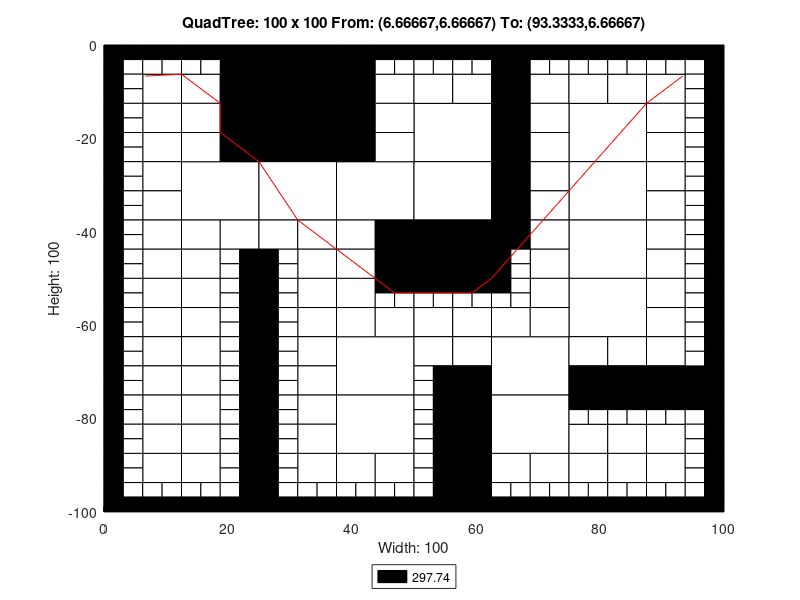

Write the MATLAB code that produced this figure.
axis([0 100 -100 0]);
title('QuadTree: 100 x 100 From: (6.66667,6.66667) To: (93.3333,6.66667)');
xlabel('Width: 100');
ylabel('Height: 100');
rectangle('Position',[25 -12.5 12.5 12.5], 'FaceColor',[0 0 0]);
rectangle('Position',[25 -25 12.5 12.5], 'FaceColor',[0 0 0]);
rectangle('Position',[12.5 -37.5 12.5 12.5], 'FaceColor',[1 1 1]);
rectangle('Position',[25 -37.5 12.5 12.5], 'FaceColor',[1 1 1]);
rectangle('Position',[37.5 -37.5 12.5 12.5], 'FaceColor',[1 1 1]);
rectangle('Position',[50 -25 12.5 12.5], 'FaceColor',[1 1 1]);
rectangle('Position',[75 -25 12.5 12.5], 'FaceColor',[1 1 1]);
rectangle('Position',[50 -37.5 12.5 12.5], 'FaceColor',[1 1 1]);
rectangle('Position',[50 -50 12.5 12.5], 'FaceColor',[0 0 0]);
rectangle('Position',[75 -37.5 12.5 12.5], 'FaceColor',[1 1 1]);
rectangle('Position',[75 -50 12.5 12.5], 'FaceColor',[1 1 1]);
rectangle('Position',[37.5 -75 12.5 12.5], 'FaceColor',[1 1 1]);
rectangle('Position',[37.5 -87.5 12.5 12.5], 'FaceColor',[1 1 1]);
rectangle('Position',[62.5 -75 12.5 12.5], 'FaceColor',[1 1 1]);
rectangle('Position',[75 -62.5 12.5 12.5], 'FaceColor',[1 1 1]);
rectangle('Position',[62.5 -87.5 12.5 12.5], 'FaceColor',[1 1 1]);
rectangle('Position',[6.25 -12.5 6.25 6.25], 'FaceColor',[1 1 1]);
rectangle('Position',[18.75 -6.25 6.25 6.25], 'FaceColor',[0 0 0]);
rectangle('Position',[12.5 -12.5 6.25 6.25], 'FaceColor',[1 1 1]);
rectangle('Position',[18.75 -12.5 6.25 6.25], 'FaceColor',[0 0 0]);
rectangle('Position',[6.25 -18.75 6.25 6.25], 'FaceColor',[1 1 1]);
rectangle('Position',[6.25 -25 6.25 6.25], 'FaceColor',[1 1 1]);
rectangle('Position',[12.5 -18.75 6.25 6.25], 'FaceColor',[1 1 1]);
rectangle('Position',[18.75 -18.75 6.25 6.25], 'FaceColor',[0 0 0]);
rectangle('Position',[12.5 -25 6.25 6.25], 'FaceColor',[1 1 1]);
rectangle('Position',[18.75 -25 6.25 6.25], 'FaceColor',[0 0 0]);
rectangle('Position',[37.5 -6.25 6.25 6.25], 'FaceColor',[0 0 0]);
rectangle('Position',[37.5 -12.5 6.25 6.25], 'FaceColor',[0 0 0]);
rectangle('Position',[43.75 -12.5 6.25 6.25], 'FaceColor',[1 1 1]);
rectangle('Position',[37.5 -18.75 6.25 6.25], 'FaceColor',[0 0 0]);
rectangle('Position',[43.75 -18.75 6.25 6.25], 'FaceColor',[1 1 1]);
rectangle('Position',[37.5 -25 6.25 6.25], 'FaceColor',[0 0 0]);
rectangle('Position',[43.75 -25 6.25 6.25], 'FaceColor',[1 1 1]);
rectangle('Position',[6.25 -31.25 6.25 6.25], 'FaceColor',[1 1 1]);
rectangle('Position',[6.25 -37.5 6.25 6.25], 'FaceColor',[1 1 1]);
rectangle('Position',[6.25 -43.75 6.25 6.25], 'FaceColor',[1 1 1]);
rectangle('Position',[6.25 -50 6.25 6.25], 'FaceColor',[1 1 1]);
rectangle('Position',[12.5 -43.75 6.25 6.25], 'FaceColor',[1 1 1]);
rectangle('Position',[18.75 -43.75 6.25 6.25], 'FaceColor',[1 1 1]);
rectangle('Position',[12.5 -50 6.25 6.25], 'FaceColor',[1 1 1]);
rectangle('Position',[25 -43.75 6.25 6.25], 'FaceColor',[1 1 1]);
rectangle('Position',[31.25 -43.75 6.25 6.25], 'FaceColor',[1 1 1]);
rectangle('Position',[31.25 -50 6.25 6.25], 'FaceColor',[1 1 1]);
rectangle('Position',[37.5 -43.75 6.25 6.25], 'FaceColor',[1 1 1]);
rectangle('Position',[43.75 -43.75 6.25 6.25], 'FaceColor',[0 0 0]);
rectangle('Position',[37.5 -50 6.25 6.25], 'FaceColor',[1 1 1]);
rectangle('Position',[43.75 -50 6.25 6.25], 'FaceColor',[0 0 0]);
rectangle('Position',[50 -12.5 6.25 6.25], 'FaceColor',[1 1 1]);
rectangle('Position',[56.25 -12.5 6.25 6.25], 'FaceColor',[1 1 1]);
rectangle('Position',[62.5 -6.25 6.25 6.25], 'FaceColor',[0 0 0]);
rectangle('Position',[62.5 -12.5 6.25 6.25], 'FaceColor',[0 0 0]);
rectangle('Position',[68.75 -12.5 6.25 6.25], 'FaceColor',[1 1 1]);
rectangle('Position',[62.5 -18.75 6.25 6.25], 'FaceColor',[0 0 0]);
rectangle('Position',[68.75 -18.75 6.25 6.25], 'FaceColor',[1 1 1]);
rectangle('Position',[62.5 -25 6.25 6.25], 'FaceColor',[0 0 0]);
rectangle('Position',[68.75 -25 6.25 6.25], 'FaceColor',[1 1 1]);
rectangle('Position',[75 -12.5 6.25 6.25], 'FaceColor',[1 1 1]);
rectangle('Position',[81.25 -12.5 6.25 6.25], 'FaceColor',[1 1 1]);
rectangle('Position',[87.5 -12.5 6.25 6.25], 'FaceColor',[1 1 1]);
rectangle('Position',[87.5 -18.75 6.25 6.25], 'FaceColor',[1 1 1]);
rectangle('Position',[87.5 -25 6.25 6.25], 'FaceColor',[1 1 1]);
rectangle('Position',[62.5 -31.25 6.25 6.25], 'FaceColor',[0 0 0]);
rectangle('Position',[68.75 -31.25 6.25 6.25], 'FaceColor',[1 1 1]);
rectangle('Position',[62.5 -37.5 6.25 6.25], 'FaceColor',[0 0 0]);
rectangle('Position',[68.75 -37.5 6.25 6.25], 'FaceColor',[1 1 1]);
rectangle('Position',[62.5 -43.75 6.25 6.25], 'FaceColor',[0 0 0]);
rectangle('Position',[68.75 -43.75 6.25 6.25], 'FaceColor',[1 1 1]);
rectangle('Position',[68.75 -50 6.25 6.25], 'FaceColor',[1 1 1]);
rectangle('Position',[87.5 -31.25 6.25 6.25], 'FaceColor',[1 1 1]);
rectangle('Position',[87.5 -37.5 6.25 6.25], 'FaceColor',[1 1 1]);
rectangle('Position',[87.5 -43.75 6.25 6.25], 'FaceColor',[1 1 1]);
rectangle('Position',[87.5 -50 6.25 6.25], 'FaceColor',[1 1 1]);
rectangle('Position',[6.25 -56.25 6.25 6.25], 'FaceColor',[1 1 1]);
rectangle('Position',[6.25 -62.5 6.25 6.25], 'FaceColor',[1 1 1]);
rectangle('Position',[12.5 -56.25 6.25 6.25], 'FaceColor',[1 1 1]);
rectangle('Position',[12.5 -62.5 6.25 6.25], 'FaceColor',[1 1 1]);
rectangle('Position',[6.25 -68.75 6.25 6.25], 'FaceColor',[1 1 1]);
rectangle('Position',[6.25 -75 6.25 6.25], 'FaceColor',[1 1 1]);
rectangle('Position',[12.5 -68.75 6.25 6.25], 'FaceColor',[1 1 1]);
rectangle('Position',[12.5 -75 6.25 6.25], 'FaceColor',[1 1 1]);
rectangle('Position',[31.25 -56.25 6.25 6.25], 'FaceColor',[1 1 1]);
rectangle('Position',[31.25 -62.5 6.25 6.25], 'FaceColor',[1 1 1]);
rectangle('Position',[37.5 -56.25 6.25 6.25], 'FaceColor',[1 1 1]);
rectangle('Position',[37.5 -62.5 6.25 6.25], 'FaceColor',[1 1 1]);
rectangle('Position',[43.75 -62.5 6.25 6.25], 'FaceColor',[1 1 1]);
rectangle('Position',[31.25 -68.75 6.25 6.25], 'FaceColor',[1 1 1]);
rectangle('Position',[31.25 -75 6.25 6.25], 'FaceColor',[1 1 1]);
rectangle('Position',[6.25 -81.25 6.25 6.25], 'FaceColor',[1 1 1]);
rectangle('Position',[6.25 -87.5 6.25 6.25], 'FaceColor',[1 1 1]);
rectangle('Position',[12.5 -81.25 6.25 6.25], 'FaceColor',[1 1 1]);
rectangle('Position',[12.5 -87.5 6.25 6.25], 'FaceColor',[1 1 1]);
rectangle('Position',[6.25 -93.75 6.25 6.25], 'FaceColor',[1 1 1]);
rectangle('Position',[12.5 -93.75 6.25 6.25], 'FaceColor',[1 1 1]);
rectangle('Position',[31.25 -81.25 6.25 6.25], 'FaceColor',[1 1 1]);
rectangle('Position',[31.25 -87.5 6.25 6.25], 'FaceColor',[1 1 1]);
rectangle('Position',[31.25 -93.75 6.25 6.25], 'FaceColor',[1 1 1]);
rectangle('Position',[37.5 -93.75 6.25 6.25], 'FaceColor',[1 1 1]);
rectangle('Position',[43.75 -93.75 6.25 6.25], 'FaceColor',[1 1 1]);
rectangle('Position',[50 -62.5 6.25 6.25], 'FaceColor',[1 1 1]);
rectangle('Position',[56.25 -62.5 6.25 6.25], 'FaceColor',[1 1 1]);
rectangle('Position',[68.75 -56.25 6.25 6.25], 'FaceColor',[1 1 1]);
rectangle('Position',[62.5 -62.5 6.25 6.25], 'FaceColor',[1 1 1]);
rectangle('Position',[68.75 -62.5 6.25 6.25], 'FaceColor',[1 1 1]);
rectangle('Position',[50 -68.75 6.25 6.25], 'FaceColor',[1 1 1]);
rectangle('Position',[56.25 -68.75 6.25 6.25], 'FaceColor',[1 1 1]);
rectangle('Position',[56.25 -75 6.25 6.25], 'FaceColor',[0 0 0]);
rectangle('Position',[87.5 -56.25 6.25 6.25], 'FaceColor',[1 1 1]);
rectangle('Position',[87.5 -62.5 6.25 6.25], 'FaceColor',[1 1 1]);
rectangle('Position',[75 -68.75 6.25 6.25], 'FaceColor',[1 1 1]);
rectangle('Position',[81.25 -68.75 6.25 6.25], 'FaceColor',[1 1 1]);
rectangle('Position',[75 -75 6.25 6.25], 'FaceColor',[0 0 0]);
rectangle('Position',[81.25 -75 6.25 6.25], 'FaceColor',[0 0 0]);
rectangle('Position',[87.5 -68.75 6.25 6.25], 'FaceColor',[1 1 1]);
rectangle('Position',[87.5 -75 6.25 6.25], 'FaceColor',[0 0 0]);
rectangle('Position',[93.75 -75 6.25 6.25], 'FaceColor',[0 0 0]);
rectangle('Position',[56.25 -81.25 6.25 6.25], 'FaceColor',[0 0 0]);
rectangle('Position',[56.25 -87.5 6.25 6.25], 'FaceColor',[0 0 0]);
rectangle('Position',[56.25 -93.75 6.25 6.25], 'FaceColor',[0 0 0]);
rectangle('Position',[56.25 -100 6.25 6.25], 'FaceColor',[0 0 0]);
rectangle('Position',[62.5 -93.75 6.25 6.25], 'FaceColor',[1 1 1]);
rectangle('Position',[68.75 -93.75 6.25 6.25], 'FaceColor',[1 1 1]);
rectangle('Position',[75 -87.5 6.25 6.25], 'FaceColor',[1 1 1]);
rectangle('Position',[81.25 -87.5 6.25 6.25], 'FaceColor',[1 1 1]);
rectangle('Position',[87.5 -87.5 6.25 6.25], 'FaceColor',[1 1 1]);
rectangle('Position',[75 -93.75 6.25 6.25], 'FaceColor',[1 1 1]);
rectangle('Position',[81.25 -93.75 6.25 6.25], 'FaceColor',[1 1 1]);
rectangle('Position',[87.5 -93.75 6.25 6.25], 'FaceColor',[1 1 1]);
rectangle('Position',[0 -3.125 3.125 3.125], 'FaceColor',[0 0 0]);
rectangle('Position',[3.125 -3.125 3.125 3.125], 'FaceColor',[0 0 0]);
rectangle('Position',[0 -6.25 3.125 3.125], 'FaceColor',[0 0 0]);
rectangle('Position',[3.125 -6.25 3.125 3.125], 'FaceColor',[1 1 1]);
rectangle('Position',[6.25 -3.125 3.125 3.125], 'FaceColor',[0 0 0]);
rectangle('Position',[9.375 -3.125 3.125 3.125], 'FaceColor',[0 0 0]);
rectangle('Position',[6.25 -6.25 3.125 3.125], 'FaceColor',[1 1 1]);
rectangle('Position',[9.375 -6.25 3.125 3.125], 'FaceColor',[1 1 1]);
rectangle('Position',[0 -9.375 3.125 3.125], 'FaceColor',[0 0 0]);
rectangle('Position',[3.125 -9.375 3.125 3.125], 'FaceColor',[1 1 1]);
rectangle('Position',[0 -12.5 3.125 3.125], 'FaceColor',[0 0 0]);
rectangle('Position',[3.125 -12.5 3.125 3.125], 'FaceColor',[1 1 1]);
rectangle('Position',[12.5 -3.125 3.125 3.125], 'FaceColor',[0 0 0]);
rectangle('Position',[15.625 -3.125 3.125 3.125], 'FaceColor',[0 0 0]);
rectangle('Position',[12.5 -6.25 3.125 3.125], 'FaceColor',[1 1 1]);
rectangle('Position',[15.625 -6.25 3.125 3.125], 'FaceColor',[1 1 1]);
rectangle('Position',[0 -15.625 3.125 3.125], 'FaceColor',[0 0 0]);
rectangle('Position',[3.125 -15.625 3.125 3.125], 'FaceColor',[1 1 1]);
rectangle('Position',[0 -18.75 3.125 3.125], 'FaceColor',[0 0 0]);
rectangle('Position',[3.125 -18.75 3.125 3.125], 'FaceColor',[1 1 1]);
rectangle('Position',[0 -21.875 3.125 3.125], 'FaceColor',[0 0 0]);
rectangle('Position',[3.125 -21.875 3.125 3.125], 'FaceColor',[1 1 1]);
rectangle('Position',[0 -25 3.125 3.125], 'FaceColor',[0 0 0]);
rectangle('Position',[3.125 -25 3.125 3.125], 'FaceColor',[1 1 1]);
rectangle('Position',[43.75 -3.125 3.125 3.125], 'FaceColor',[0 0 0]);
rectangle('Position',[46.875 -3.125 3.125 3.125], 'FaceColor',[0 0 0]);
rectangle('Position',[43.75 -6.25 3.125 3.125], 'FaceColor',[1 1 1]);
rectangle('Position',[46.875 -6.25 3.125 3.125], 'FaceColor',[1 1 1]);
rectangle('Position',[0 -28.125 3.125 3.125], 'FaceColor',[0 0 0]);
rectangle('Position',[3.125 -28.125 3.125 3.125], 'FaceColor',[1 1 1]);
rectangle('Position',[0 -31.25 3.125 3.125], 'FaceColor',[0 0 0]);
rectangle('Position',[3.125 -31.25 3.125 3.125], 'FaceColor',[1 1 1]);
rectangle('Position',[0 -34.375 3.125 3.125], 'FaceColor',[0 0 0]);
rectangle('Position',[3.125 -34.375 3.125 3.125], 'FaceColor',[1 1 1]);
rectangle('Position',[0 -37.5 3.125 3.125], 'FaceColor',[0 0 0]);
rectangle('Position',[3.125 -37.5 3.125 3.125], 'FaceColor',[1 1 1]);
rectangle('Position',[0 -40.625 3.125 3.125], 'FaceColor',[0 0 0]);
rectangle('Position',[3.125 -40.625 3.125 3.125], 'FaceColor',[1 1 1]);
rectangle('Position',[0 -43.75 3.125 3.125], 'FaceColor',[0 0 0]);
rectangle('Position',[3.125 -43.75 3.125 3.125], 'FaceColor',[1 1 1]);
rectangle('Position',[0 -46.875 3.125 3.125], 'FaceColor',[0 0 0]);
rectangle('Position',[3.125 -46.875 3.125 3.125], 'FaceColor',[1 1 1]);
rectangle('Position',[0 -50 3.125 3.125], 'FaceColor',[0 0 0]);
rectangle('Position',[3.125 -50 3.125 3.125], 'FaceColor',[1 1 1]);
rectangle('Position',[18.75 -46.875 3.125 3.125], 'FaceColor',[1 1 1]);
rectangle('Position',[21.875 -46.875 3.125 3.125], 'FaceColor',[0 0 0]);
rectangle('Position',[18.75 -50 3.125 3.125], 'FaceColor',[1 1 1]);
rectangle('Position',[21.875 -50 3.125 3.125], 'FaceColor',[0 0 0]);
rectangle('Position',[25 -46.875 3.125 3.125], 'FaceColor',[0 0 0]);
rectangle('Position',[28.125 -46.875 3.125 3.125], 'FaceColor',[1 1 1]);
rectangle('Position',[25 -50 3.125 3.125], 'FaceColor',[0 0 0]);
rectangle('Position',[28.125 -50 3.125 3.125], 'FaceColor',[1 1 1]);
rectangle('Position',[50 -3.125 3.125 3.125], 'FaceColor',[0 0 0]);
rectangle('Position',[53.125 -3.125 3.125 3.125], 'FaceColor',[0 0 0]);
rectangle('Position',[50 -6.25 3.125 3.125], 'FaceColor',[1 1 1]);
rectangle('Position',[53.125 -6.25 3.125 3.125], 'FaceColor',[1 1 1]);
rectangle('Position',[56.25 -3.125 3.125 3.125], 'FaceColor',[0 0 0]);
rectangle('Position',[59.375 -3.125 3.125 3.125], 'FaceColor',[0 0 0]);
rectangle('Position',[56.25 -6.25 3.125 3.125], 'FaceColor',[1 1 1]);
rectangle('Position',[59.375 -6.25 3.125 3.125], 'FaceColor',[1 1 1]);
rectangle('Position',[68.75 -3.125 3.125 3.125], 'FaceColor',[0 0 0]);
rectangle('Position',[71.875 -3.125 3.125 3.125], 'FaceColor',[0 0 0]);
rectangle('Position',[68.75 -6.25 3.125 3.125], 'FaceColor',[1 1 1]);
rectangle('Position',[71.875 -6.25 3.125 3.125], 'FaceColor',[1 1 1]);
rectangle('Position',[75 -3.125 3.125 3.125], 'FaceColor',[0 0 0]);
rectangle('Position',[78.125 -3.125 3.125 3.125], 'FaceColor',[0 0 0]);
rectangle('Position',[75 -6.25 3.125 3.125], 'FaceColor',[1 1 1]);
rectangle('Position',[78.125 -6.25 3.125 3.125], 'FaceColor',[1 1 1]);
rectangle('Position',[81.25 -3.125 3.125 3.125], 'FaceColor',[0 0 0]);
rectangle('Position',[84.375 -3.125 3.125 3.125], 'FaceColor',[0 0 0]);
rectangle('Position',[81.25 -6.25 3.125 3.125], 'FaceColor',[1 1 1]);
rectangle('Position',[84.375 -6.25 3.125 3.125], 'FaceColor',[1 1 1]);
rectangle('Position',[87.5 -3.125 3.125 3.125], 'FaceColor',[0 0 0]);
rectangle('Position',[90.625 -3.125 3.125 3.125], 'FaceColor',[0 0 0]);
rectangle('Position',[87.5 -6.25 3.125 3.125], 'FaceColor',[1 1 1]);
rectangle('Position',[90.625 -6.25 3.125 3.125], 'FaceColor',[1 1 1]);
rectangle('Position',[93.75 -3.125 3.125 3.125], 'FaceColor',[0 0 0]);
rectangle('Position',[96.875 -3.125 3.125 3.125], 'FaceColor',[0 0 0]);
rectangle('Position',[93.75 -6.25 3.125 3.125], 'FaceColor',[1 1 1]);
rectangle('Position',[96.875 -6.25 3.125 3.125], 'FaceColor',[0 0 0]);
rectangle('Position',[93.75 -9.375 3.125 3.125], 'FaceColor',[1 1 1]);
rectangle('Position',[96.875 -9.375 3.125 3.125], 'FaceColor',[0 0 0]);
rectangle('Position',[93.75 -12.5 3.125 3.125], 'FaceColor',[1 1 1]);
rectangle('Position',[96.875 -12.5 3.125 3.125], 'FaceColor',[0 0 0]);
rectangle('Position',[93.75 -15.625 3.125 3.125], 'FaceColor',[1 1 1]);
rectangle('Position',[96.875 -15.625 3.125 3.125], 'FaceColor',[0 0 0]);
rectangle('Position',[93.75 -18.75 3.125 3.125], 'FaceColor',[1 1 1]);
rectangle('Position',[96.875 -18.75 3.125 3.125], 'FaceColor',[0 0 0]);
rectangle('Position',[93.75 -21.875 3.125 3.125], 'FaceColor',[1 1 1]);
rectangle('Position',[96.875 -21.875 3.125 3.125], 'FaceColor',[0 0 0]);
rectangle('Position',[93.75 -25 3.125 3.125], 'FaceColor',[1 1 1]);
rectangle('Position',[96.875 -25 3.125 3.125], 'FaceColor',[0 0 0]);
rectangle('Position',[62.5 -46.875 3.125 3.125], 'FaceColor',[0 0 0]);
rectangle('Position',[65.625 -46.875 3.125 3.125], 'FaceColor',[1 1 1]);
rectangle('Position',[62.5 -50 3.125 3.125], 'FaceColor',[0 0 0]);
rectangle('Position',[65.625 -50 3.125 3.125], 'FaceColor',[1 1 1]);
rectangle('Position',[93.75 -28.125 3.125 3.125], 'FaceColor',[1 1 1]);
rectangle('Position',[96.875 -28.125 3.125 3.125], 'FaceColor',[0 0 0]);
rectangle('Position',[93.75 -31.25 3.125 3.125], 'FaceColor',[1 1 1]);
rectangle('Position',[96.875 -31.25 3.125 3.125], 'FaceColor',[0 0 0]);
rectangle('Position',[93.75 -34.375 3.125 3.125], 'FaceColor',[1 1 1]);
rectangle('Position',[96.875 -34.375 3.125 3.125], 'FaceColor',[0 0 0]);
rectangle('Position',[93.75 -37.5 3.125 3.125], 'FaceColor',[1 1 1]);
rectangle('Position',[96.875 -37.5 3.125 3.125], 'FaceColor',[0 0 0]);
rectangle('Position',[93.75 -40.625 3.125 3.125], 'FaceColor',[1 1 1]);
rectangle('Position',[96.875 -40.625 3.125 3.125], 'FaceColor',[0 0 0]);
rectangle('Position',[93.75 -43.75 3.125 3.125], 'FaceColor',[1 1 1]);
rectangle('Position',[96.875 -43.75 3.125 3.125], 'FaceColor',[0 0 0]);
rectangle('Position',[93.75 -46.875 3.125 3.125], 'FaceColor',[1 1 1]);
rectangle('Position',[96.875 -46.875 3.125 3.125], 'FaceColor',[0 0 0]);
rectangle('Position',[93.75 -50 3.125 3.125], 'FaceColor',[1 1 1]);
rectangle('Position',[96.875 -50 3.125 3.125], 'FaceColor',[0 0 0]);
rectangle('Position',[0 -53.125 3.125 3.125], 'FaceColor',[0 0 0]);
rectangle('Position',[3.125 -53.125 3.125 3.125], 'FaceColor',[1 1 1]);
rectangle('Position',[0 -56.25 3.125 3.125], 'FaceColor',[0 0 0]);
rectangle('Position',[3.125 -56.25 3.125 3.125], 'FaceColor',[1 1 1]);
rectangle('Position',[0 -59.375 3.125 3.125], 'FaceColor',[0 0 0]);
rectangle('Position',[3.125 -59.375 3.125 3.125], 'FaceColor',[1 1 1]);
rectangle('Position',[0 -62.5 3.125 3.125], 'FaceColor',[0 0 0]);
rectangle('Position',[3.125 -62.5 3.125 3.125], 'FaceColor',[1 1 1]);
rectangle('Position',[18.75 -53.125 3.125 3.125], 'FaceColor',[1 1 1]);
rectangle('Position',[21.875 -53.125 3.125 3.125], 'FaceColor',[0 0 0]);
rectangle('Position',[18.75 -56.25 3.125 3.125], 'FaceColor',[1 1 1]);
rectangle('Position',[21.875 -56.25 3.125 3.125], 'FaceColor',[0 0 0]);
rectangle('Position',[18.75 -59.375 3.125 3.125], 'FaceColor',[1 1 1]);
rectangle('Position',[21.875 -59.375 3.125 3.125], 'FaceColor',[0 0 0]);
rectangle('Position',[18.75 -62.5 3.125 3.125], 'FaceColor',[1 1 1]);
rectangle('Position',[21.875 -62.5 3.125 3.125], 'FaceColor',[0 0 0]);
rectangle('Position',[0 -65.625 3.125 3.125], 'FaceColor',[0 0 0]);
rectangle('Position',[3.125 -65.625 3.125 3.125], 'FaceColor',[1 1 1]);
rectangle('Position',[0 -68.75 3.125 3.125], 'FaceColor',[0 0 0]);
rectangle('Position',[3.125 -68.75 3.125 3.125], 'FaceColor',[1 1 1]);
rectangle('Position',[0 -71.875 3.125 3.125], 'FaceColor',[0 0 0]);
rectangle('Position',[3.125 -71.875 3.125 3.125], 'FaceColor',[1 1 1]);
rectangle('Position',[0 -75 3.125 3.125], 'FaceColor',[0 0 0]);
rectangle('Position',[3.125 -75 3.125 3.125], 'FaceColor',[1 1 1]);
rectangle('Position',[18.75 -65.625 3.125 3.125], 'FaceColor',[1 1 1]);
rectangle('Position',[21.875 -65.625 3.125 3.125], 'FaceColor',[0 0 0]);
rectangle('Position',[18.75 -68.75 3.125 3.125], 'FaceColor',[1 1 1]);
rectangle('Position',[21.875 -68.75 3.125 3.125], 'FaceColor',[0 0 0]);
rectangle('Position',[18.75 -71.875 3.125 3.125], 'FaceColor',[1 1 1]);
rectangle('Position',[21.875 -71.875 3.125 3.125], 'FaceColor',[0 0 0]);
rectangle('Position',[18.75 -75 3.125 3.125], 'FaceColor',[1 1 1]);
rectangle('Position',[21.875 -75 3.125 3.125], 'FaceColor',[0 0 0]);
rectangle('Position',[25 -53.125 3.125 3.125], 'FaceColor',[0 0 0]);
rectangle('Position',[28.125 -53.125 3.125 3.125], 'FaceColor',[1 1 1]);
rectangle('Position',[25 -56.25 3.125 3.125], 'FaceColor',[0 0 0]);
rectangle('Position',[28.125 -56.25 3.125 3.125], 'FaceColor',[1 1 1]);
rectangle('Position',[25 -59.375 3.125 3.125], 'FaceColor',[0 0 0]);
rectangle('Position',[28.125 -59.375 3.125 3.125], 'FaceColor',[1 1 1]);
rectangle('Position',[25 -62.5 3.125 3.125], 'FaceColor',[0 0 0]);
rectangle('Position',[28.125 -62.5 3.125 3.125], 'FaceColor',[1 1 1]);
rectangle('Position',[43.75 -53.125 3.125 3.125], 'FaceColor',[0 0 0]);
rectangle('Position',[46.875 -53.125 3.125 3.125], 'FaceColor',[0 0 0]);
rectangle('Position',[43.75 -56.25 3.125 3.125], 'FaceColor',[1 1 1]);
rectangle('Position',[46.875 -56.25 3.125 3.125], 'FaceColor',[1 1 1]);
rectangle('Position',[25 -65.625 3.125 3.125], 'FaceColor',[0 0 0]);
rectangle('Position',[28.125 -65.625 3.125 3.125], 'FaceColor',[1 1 1]);
rectangle('Position',[25 -68.75 3.125 3.125], 'FaceColor',[0 0 0]);
rectangle('Position',[28.125 -68.75 3.125 3.125], 'FaceColor',[1 1 1]);
rectangle('Position',[25 -71.875 3.125 3.125], 'FaceColor',[0 0 0]);
rectangle('Position',[28.125 -71.875 3.125 3.125], 'FaceColor',[1 1 1]);
rectangle('Position',[25 -75 3.125 3.125], 'FaceColor',[0 0 0]);
rectangle('Position',[28.125 -75 3.125 3.125], 'FaceColor',[1 1 1]);
rectangle('Position',[0 -78.125 3.125 3.125], 'FaceColor',[0 0 0]);
rectangle('Position',[3.125 -78.125 3.125 3.125], 'FaceColor',[1 1 1]);
rectangle('Position',[0 -81.25 3.125 3.125], 'FaceColor',[0 0 0]);
rectangle('Position',[3.125 -81.25 3.125 3.125], 'FaceColor',[1 1 1]);
rectangle('Position',[0 -84.375 3.125 3.125], 'FaceColor',[0 0 0]);
rectangle('Position',[3.125 -84.375 3.125 3.125], 'FaceColor',[1 1 1]);
rectangle('Position',[0 -87.5 3.125 3.125], 'FaceColor',[0 0 0]);
rectangle('Position',[3.125 -87.5 3.125 3.125], 'FaceColor',[1 1 1]);
rectangle('Position',[18.75 -78.125 3.125 3.125], 'FaceColor',[1 1 1]);
rectangle('Position',[21.875 -78.125 3.125 3.125], 'FaceColor',[0 0 0]);
rectangle('Position',[18.75 -81.25 3.125 3.125], 'FaceColor',[1 1 1]);
rectangle('Position',[21.875 -81.25 3.125 3.125], 'FaceColor',[0 0 0]);
rectangle('Position',[18.75 -84.375 3.125 3.125], 'FaceColor',[1 1 1]);
rectangle('Position',[21.875 -84.375 3.125 3.125], 'FaceColor',[0 0 0]);
rectangle('Position',[18.75 -87.5 3.125 3.125], 'FaceColor',[1 1 1]);
rectangle('Position',[21.875 -87.5 3.125 3.125], 'FaceColor',[0 0 0]);
rectangle('Position',[0 -90.625 3.125 3.125], 'FaceColor',[0 0 0]);
rectangle('Position',[3.125 -90.625 3.125 3.125], 'FaceColor',[1 1 1]);
rectangle('Position',[0 -93.75 3.125 3.125], 'FaceColor',[0 0 0]);
rectangle('Position',[3.125 -93.75 3.125 3.125], 'FaceColor',[1 1 1]);
rectangle('Position',[0 -96.875 3.125 3.125], 'FaceColor',[0 0 0]);
rectangle('Position',[3.125 -96.875 3.125 3.125], 'FaceColor',[1 1 1]);
rectangle('Position',[0 -100 3.125 3.125], 'FaceColor',[0 0 0]);
rectangle('Position',[3.125 -100 3.125 3.125], 'FaceColor',[0 0 0]);
rectangle('Position',[6.25 -96.875 3.125 3.125], 'FaceColor',[1 1 1]);
rectangle('Position',[9.375 -96.875 3.125 3.125], 'FaceColor',[1 1 1]);
rectangle('Position',[6.25 -100 3.125 3.125], 'FaceColor',[0 0 0]);
rectangle('Position',[9.375 -100 3.125 3.125], 'FaceColor',[0 0 0]);
rectangle('Position',[18.75 -90.625 3.125 3.125], 'FaceColor',[1 1 1]);
rectangle('Position',[21.875 -90.625 3.125 3.125], 'FaceColor',[0 0 0]);
rectangle('Position',[18.75 -93.75 3.125 3.125], 'FaceColor',[1 1 1]);
rectangle('Position',[21.875 -93.75 3.125 3.125], 'FaceColor',[0 0 0]);
rectangle('Position',[12.5 -96.875 3.125 3.125], 'FaceColor',[1 1 1]);
rectangle('Position',[15.625 -96.875 3.125 3.125], 'FaceColor',[1 1 1]);
rectangle('Position',[12.5 -100 3.125 3.125], 'FaceColor',[0 0 0]);
rectangle('Position',[15.625 -100 3.125 3.125], 'FaceColor',[0 0 0]);
rectangle('Position',[18.75 -96.875 3.125 3.125], 'FaceColor',[1 1 1]);
rectangle('Position',[21.875 -96.875 3.125 3.125], 'FaceColor',[0 0 0]);
rectangle('Position',[18.75 -100 3.125 3.125], 'FaceColor',[0 0 0]);
rectangle('Position',[21.875 -100 3.125 3.125], 'FaceColor',[0 0 0]);
rectangle('Position',[25 -78.125 3.125 3.125], 'FaceColor',[0 0 0]);
rectangle('Position',[28.125 -78.125 3.125 3.125], 'FaceColor',[1 1 1]);
rectangle('Position',[25 -81.25 3.125 3.125], 'FaceColor',[0 0 0]);
rectangle('Position',[28.125 -81.25 3.125 3.125], 'FaceColor',[1 1 1]);
rectangle('Position',[25 -84.375 3.125 3.125], 'FaceColor',[0 0 0]);
rectangle('Position',[28.125 -84.375 3.125 3.125], 'FaceColor',[1 1 1]);
rectangle('Position',[25 -87.5 3.125 3.125], 'FaceColor',[0 0 0]);
rectangle('Position',[28.125 -87.5 3.125 3.125], 'FaceColor',[1 1 1]);
rectangle('Position',[25 -90.625 3.125 3.125], 'FaceColor',[0 0 0]);
rectangle('Position',[28.125 -90.625 3.125 3.125], 'FaceColor',[1 1 1]);
rectangle('Position',[25 -93.75 3.125 3.125], 'FaceColor',[0 0 0]);
rectangle('Position',[28.125 -93.75 3.125 3.125], 'FaceColor',[1 1 1]);
rectangle('Position',[25 -96.875 3.125 3.125], 'FaceColor',[0 0 0]);
rectangle('Position',[28.125 -96.875 3.125 3.125], 'FaceColor',[1 1 1]);
rectangle('Position',[25 -100 3.125 3.125], 'FaceColor',[0 0 0]);
rectangle('Position',[28.125 -100 3.125 3.125], 'FaceColor',[0 0 0]);
rectangle('Position',[31.25 -96.875 3.125 3.125], 'FaceColor',[1 1 1]);
rectangle('Position',[34.375 -96.875 3.125 3.125], 'FaceColor',[1 1 1]);
rectangle('Position',[31.25 -100 3.125 3.125], 'FaceColor',[0 0 0]);
rectangle('Position',[34.375 -100 3.125 3.125], 'FaceColor',[0 0 0]);
rectangle('Position',[37.5 -96.875 3.125 3.125], 'FaceColor',[1 1 1]);
rectangle('Position',[40.625 -96.875 3.125 3.125], 'FaceColor',[1 1 1]);
rectangle('Position',[37.5 -100 3.125 3.125], 'FaceColor',[0 0 0]);
rectangle('Position',[40.625 -100 3.125 3.125], 'FaceColor',[0 0 0]);
rectangle('Position',[43.75 -96.875 3.125 3.125], 'FaceColor',[1 1 1]);
rectangle('Position',[46.875 -96.875 3.125 3.125], 'FaceColor',[1 1 1]);
rectangle('Position',[43.75 -100 3.125 3.125], 'FaceColor',[0 0 0]);
rectangle('Position',[46.875 -100 3.125 3.125], 'FaceColor',[0 0 0]);
rectangle('Position',[50 -53.125 3.125 3.125], 'FaceColor',[0 0 0]);
rectangle('Position',[53.125 -53.125 3.125 3.125], 'FaceColor',[0 0 0]);
rectangle('Position',[50 -56.25 3.125 3.125], 'FaceColor',[1 1 1]);
rectangle('Position',[53.125 -56.25 3.125 3.125], 'FaceColor',[1 1 1]);
rectangle('Position',[56.25 -53.125 3.125 3.125], 'FaceColor',[0 0 0]);
rectangle('Position',[59.375 -53.125 3.125 3.125], 'FaceColor',[0 0 0]);
rectangle('Position',[56.25 -56.25 3.125 3.125], 'FaceColor',[1 1 1]);
rectangle('Position',[59.375 -56.25 3.125 3.125], 'FaceColor',[1 1 1]);
rectangle('Position',[62.5 -53.125 3.125 3.125], 'FaceColor',[0 0 0]);
rectangle('Position',[65.625 -53.125 3.125 3.125], 'FaceColor',[1 1 1]);
rectangle('Position',[62.5 -56.25 3.125 3.125], 'FaceColor',[1 1 1]);
rectangle('Position',[65.625 -56.25 3.125 3.125], 'FaceColor',[1 1 1]);
rectangle('Position',[50 -71.875 3.125 3.125], 'FaceColor',[1 1 1]);
rectangle('Position',[53.125 -71.875 3.125 3.125], 'FaceColor',[0 0 0]);
rectangle('Position',[50 -75 3.125 3.125], 'FaceColor',[1 1 1]);
rectangle('Position',[53.125 -75 3.125 3.125], 'FaceColor',[0 0 0]);
rectangle('Position',[93.75 -53.125 3.125 3.125], 'FaceColor',[1 1 1]);
rectangle('Position',[96.875 -53.125 3.125 3.125], 'FaceColor',[0 0 0]);
rectangle('Position',[93.75 -56.25 3.125 3.125], 'FaceColor',[1 1 1]);
rectangle('Position',[96.875 -56.25 3.125 3.125], 'FaceColor',[0 0 0]);
rectangle('Position',[93.75 -59.375 3.125 3.125], 'FaceColor',[1 1 1]);
rectangle('Position',[96.875 -59.375 3.125 3.125], 'FaceColor',[0 0 0]);
rectangle('Position',[93.75 -62.5 3.125 3.125], 'FaceColor',[1 1 1]);
rectangle('Position',[96.875 -62.5 3.125 3.125], 'FaceColor',[0 0 0]);
rectangle('Position',[93.75 -65.625 3.125 3.125], 'FaceColor',[1 1 1]);
rectangle('Position',[96.875 -65.625 3.125 3.125], 'FaceColor',[0 0 0]);
rectangle('Position',[93.75 -68.75 3.125 3.125], 'FaceColor',[1 1 1]);
rectangle('Position',[96.875 -68.75 3.125 3.125], 'FaceColor',[0 0 0]);
rectangle('Position',[50 -78.125 3.125 3.125], 'FaceColor',[1 1 1]);
rectangle('Position',[53.125 -78.125 3.125 3.125], 'FaceColor',[0 0 0]);
rectangle('Position',[50 -81.25 3.125 3.125], 'FaceColor',[1 1 1]);
rectangle('Position',[53.125 -81.25 3.125 3.125], 'FaceColor',[0 0 0]);
rectangle('Position',[50 -84.375 3.125 3.125], 'FaceColor',[1 1 1]);
rectangle('Position',[53.125 -84.375 3.125 3.125], 'FaceColor',[0 0 0]);
rectangle('Position',[50 -87.5 3.125 3.125], 'FaceColor',[1 1 1]);
rectangle('Position',[53.125 -87.5 3.125 3.125], 'FaceColor',[0 0 0]);
rectangle('Position',[50 -90.625 3.125 3.125], 'FaceColor',[1 1 1]);
rectangle('Position',[53.125 -90.625 3.125 3.125], 'FaceColor',[0 0 0]);
rectangle('Position',[50 -93.75 3.125 3.125], 'FaceColor',[1 1 1]);
rectangle('Position',[53.125 -93.75 3.125 3.125], 'FaceColor',[0 0 0]);
rectangle('Position',[50 -96.875 3.125 3.125], 'FaceColor',[1 1 1]);
rectangle('Position',[53.125 -96.875 3.125 3.125], 'FaceColor',[0 0 0]);
rectangle('Position',[50 -100 3.125 3.125], 'FaceColor',[0 0 0]);
rectangle('Position',[53.125 -100 3.125 3.125], 'FaceColor',[0 0 0]);
rectangle('Position',[62.5 -96.875 3.125 3.125], 'FaceColor',[1 1 1]);
rectangle('Position',[65.625 -96.875 3.125 3.125], 'FaceColor',[1 1 1]);
rectangle('Position',[62.5 -100 3.125 3.125], 'FaceColor',[0 0 0]);
rectangle('Position',[65.625 -100 3.125 3.125], 'FaceColor',[0 0 0]);
rectangle('Position',[68.75 -96.875 3.125 3.125], 'FaceColor',[1 1 1]);
rectangle('Position',[71.875 -96.875 3.125 3.125], 'FaceColor',[1 1 1]);
rectangle('Position',[68.75 -100 3.125 3.125], 'FaceColor',[0 0 0]);
rectangle('Position',[71.875 -100 3.125 3.125], 'FaceColor',[0 0 0]);
rectangle('Position',[75 -78.125 3.125 3.125], 'FaceColor',[0 0 0]);
rectangle('Position',[78.125 -78.125 3.125 3.125], 'FaceColor',[0 0 0]);
rectangle('Position',[75 -81.25 3.125 3.125], 'FaceColor',[1 1 1]);
rectangle('Position',[78.125 -81.25 3.125 3.125], 'FaceColor',[1 1 1]);
rectangle('Position',[81.25 -78.125 3.125 3.125], 'FaceColor',[0 0 0]);
rectangle('Position',[84.375 -78.125 3.125 3.125], 'FaceColor',[0 0 0]);
rectangle('Position',[81.25 -81.25 3.125 3.125], 'FaceColor',[1 1 1]);
rectangle('Position',[84.375 -81.25 3.125 3.125], 'FaceColor',[1 1 1]);
rectangle('Position',[87.5 -78.125 3.125 3.125], 'FaceColor',[0 0 0]);
rectangle('Position',[90.625 -78.125 3.125 3.125], 'FaceColor',[0 0 0]);
rectangle('Position',[87.5 -81.25 3.125 3.125], 'FaceColor',[1 1 1]);
rectangle('Position',[90.625 -81.25 3.125 3.125], 'FaceColor',[1 1 1]);
rectangle('Position',[93.75 -78.125 3.125 3.125], 'FaceColor',[0 0 0]);
rectangle('Position',[96.875 -78.125 3.125 3.125], 'FaceColor',[0 0 0]);
rectangle('Position',[93.75 -81.25 3.125 3.125], 'FaceColor',[1 1 1]);
rectangle('Position',[96.875 -81.25 3.125 3.125], 'FaceColor',[0 0 0]);
rectangle('Position',[93.75 -84.375 3.125 3.125], 'FaceColor',[1 1 1]);
rectangle('Position',[96.875 -84.375 3.125 3.125], 'FaceColor',[0 0 0]);
rectangle('Position',[93.75 -87.5 3.125 3.125], 'FaceColor',[1 1 1]);
rectangle('Position',[96.875 -87.5 3.125 3.125], 'FaceColor',[0 0 0]);
rectangle('Position',[75 -96.875 3.125 3.125], 'FaceColor',[1 1 1]);
rectangle('Position',[78.125 -96.875 3.125 3.125], 'FaceColor',[1 1 1]);
rectangle('Position',[75 -100 3.125 3.125], 'FaceColor',[0 0 0]);
rectangle('Position',[78.125 -100 3.125 3.125], 'FaceColor',[0 0 0]);
rectangle('Position',[81.25 -96.875 3.125 3.125], 'FaceColor',[1 1 1]);
rectangle('Position',[84.375 -96.875 3.125 3.125], 'FaceColor',[1 1 1]);
rectangle('Position',[81.25 -100 3.125 3.125], 'FaceColor',[0 0 0]);
rectangle('Position',[84.375 -100 3.125 3.125], 'FaceColor',[0 0 0]);
rectangle('Position',[93.75 -90.625 3.125 3.125], 'FaceColor',[1 1 1]);
rectangle('Position',[96.875 -90.625 3.125 3.125], 'FaceColor',[0 0 0]);
rectangle('Position',[93.75 -93.75 3.125 3.125], 'FaceColor',[1 1 1]);
rectangle('Position',[96.875 -93.75 3.125 3.125], 'FaceColor',[0 0 0]);
rectangle('Position',[87.5 -96.875 3.125 3.125], 'FaceColor',[1 1 1]);
rectangle('Position',[90.625 -96.875 3.125 3.125], 'FaceColor',[1 1 1]);
rectangle('Position',[87.5 -100 3.125 3.125], 'FaceColor',[0 0 0]);
rectangle('Position',[90.625 -100 3.125 3.125], 'FaceColor',[0 0 0]);
rectangle('Position',[93.75 -96.875 3.125 3.125], 'FaceColor',[1 1 1]);
rectangle('Position',[96.875 -96.875 3.125 3.125], 'FaceColor',[0 0 0]);
rectangle('Position',[93.75 -100 3.125 3.125], 'FaceColor',[0 0 0]);
rectangle('Position',[96.875 -100 3.125 3.125], 'FaceColor',[0 0 0]);
X=[93.3333,93.3333,87.5,75,75,62.5,62.5,62.5,59.375,56.25,53.125,50,46.875,46.875,46.875,43.75,37.5,31.25,25,18.75,18.75,12.5,6.66667];
Y=[-6.66667,-6.66667,-12.5,-31.25,-31.25,-50,-50,-50,-53.125,-53.125,-53.125,-53.125,-53.125,-53.125,-53.125,-50,-43.75,-37.5,-25,-18.75,-12.5,-6.25,-6.66667];
hold on;
plot(X,Y,'r');
legend('297.74','Location','southoutside');
